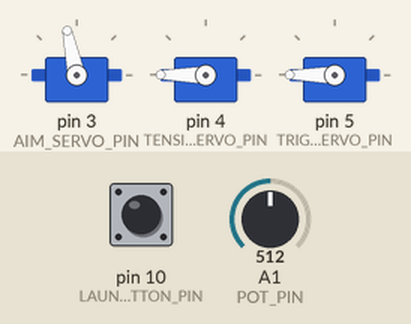
A sketch run on a simulated Arduino Uno, built with avr-gcc and run on an emulated ATmega328P. Parts: 3 × servo. The test bench sets the inputs (shaded band); at power-on: pin 10 (LAUNCH_BUTTON_PIN) LOW, A1 (POT_PIN) = 512.

Above: at 1.7 s.
1.8 s: pin 10 (LAUNCH_BUTTON_PIN) pulled HIGH for 0.15 s
At 2.6 s:
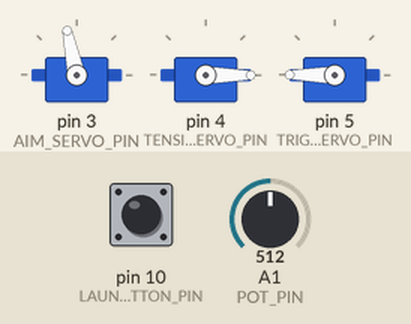
4.9 s: A1 (POT_PIN) set to 716
At 6.8 s:
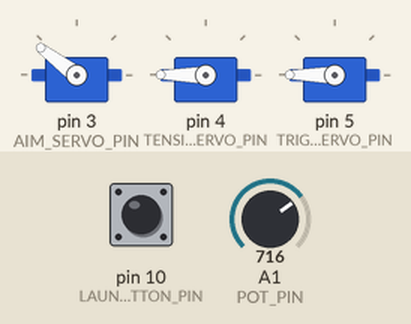
7.3 s: A1 (POT_PIN) set to 900
At 8.3 s:
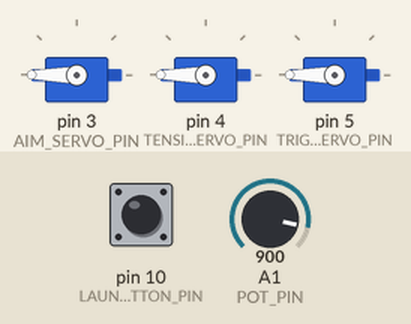
8.8 s: pin 10 (LAUNCH_BUTTON_PIN) pulled HIGH for 1 s
At 9.3 s:
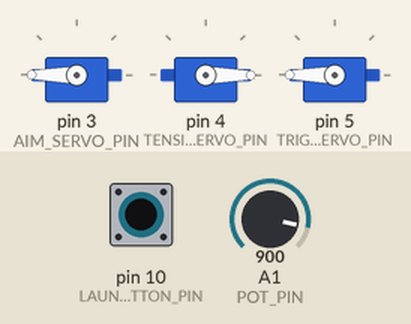
12.8 s: A1 (POT_PIN) set to 306
At 14.0 s:
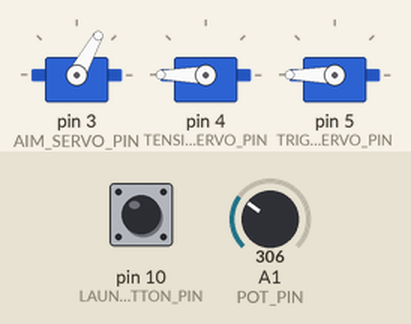
14.3 s: pin 10 (LAUNCH_BUTTON_PIN) pulled HIGH for 0.15 s
At 14.6 s:
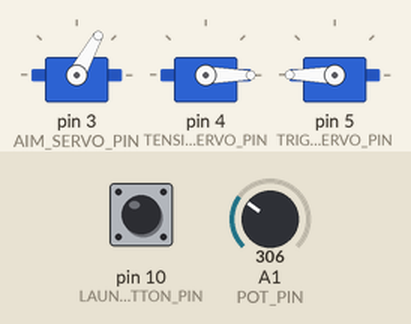
Timing chart, 0 to 18.4 s (numbered marks = the images above; inputs shaded):
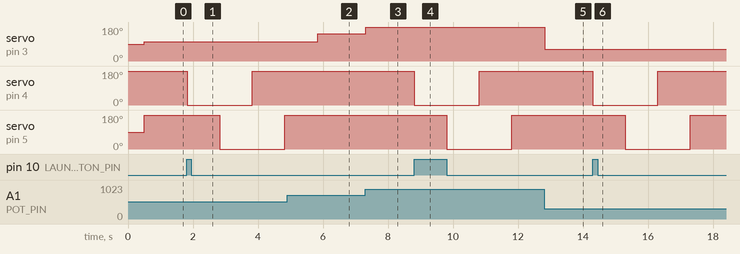

The sketch:

Duinopult.ino
```cpp
#include "Servo.h";

int POT_PIN = 1;
int AIM_SERVO_PIN = 3;
int TENSION_SERVO_PIN = 4;
int TRIGGER_SERVO_PIN = 5;
int LAUNCH_BUTTON_PIN = 10;

double POT_SCALE_FACTOR = 1024/180;

Servo _aimServo;
Servo _tensionServo;
Servo _triggerServo;
bool _buttonState = false;
bool _isFiring = false;

void setup() {
  // put your setup code here, to run once:
  Serial.begin(9600);
  _aimServo.attach(AIM_SERVO_PIN);
  _tensionServo.attach(TENSION_SERVO_PIN);
  _triggerServo.attach(TRIGGER_SERVO_PIN);
  _tensionServo.write(180);
  delay(500);
  _triggerServo.write(180);
  _aimServo.write(0);
  pinMode(LAUNCH_BUTTON_PIN, INPUT);
  //doFingerMode();
}

void loop() {
    if(!_isFiring){
      _buttonState = digitalRead(LAUNCH_BUTTON_PIN);
      _isFiring = _buttonState;

      if(_isFiring){
        doLaunch();
      }else{
      int potValue = analogRead(POT_PIN);
      //Serial.println(potValue);
      int servoAngle = potValue / POT_SCALE_FACTOR;
      _aimServo.write(servoAngle);
      //Serial.println(servoAngle);
    }

    delay(20);
  }

}

void doLaunch(){
  _tensionServo.write(0);
  delay(1000);
  _triggerServo.write(0);
  delay(1000);
  _tensionServo.write(180);
  delay(1000);
  _triggerServo.write(180);
  delay(1000);
  _isFiring = false;
}

void doFingerMode(){
  _triggerServo.write(0);
  _tensionServo.write(180);

  for(int i = 180; i >= 0; i--){
    _tensionServo.write(i);
    delay(50);
  }
}
```

Measured:
- after the input at 1.8 s, servo on pin 4 (TENSION_SERVO_PIN): 180° → 0° at once, → 180° 2.0 s later; servo on pin 5 (TRIGGER_SERVO_PIN): 180° → 0° after 1.0 s, → 180° 2.0 s later
- after the input at 4.9 s, servo on pin 3 (AIM_SERVO_PIN): 102° → 143° after 0.94 s
- after the input at 7.3 s, servo on pin 3 (AIM_SERVO_PIN): 143° → 180° at once
- after the input at 8.8 s, servo on pin 4 (TENSION_SERVO_PIN): 180° → 0° at once, → 180° 2.0 s later; servo on pin 5 (TRIGGER_SERVO_PIN): 180° → 0° after 1.0 s, → 180° 2.0 s later
- after the input at 12.8 s, servo on pin 3 (AIM_SERVO_PIN): 180° → 61° at once
- after the input at 14.3 s, servo on pin 4 (TENSION_SERVO_PIN): 180° → 0° at once, → 180° 2.0 s later; servo on pin 5 (TRIGGER_SERVO_PIN): 180° → 0° after 1.0 s, → 180° 2.0 s later
